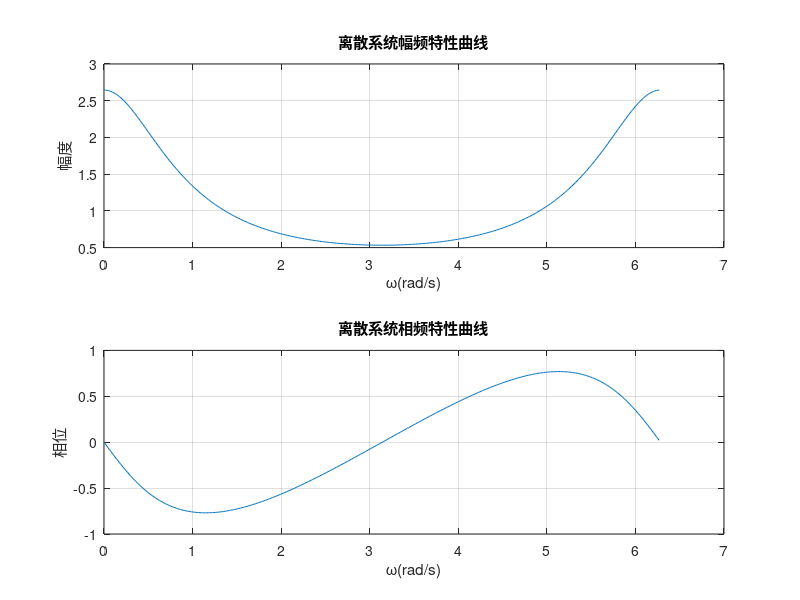

MATLAB code to generate this figure:
B = [1 0 0];
A = [1 -0.75 0.128];
[H, w] = freqz(B, A, 400, 'whole');
Hm = abs(H);
Hp = angle(H);
subplot(211);
plot(w, Hm), grid on;
xlabel('\omega(rad/s)'),ylabel('幅度');
title('离散系统幅频特性曲线');
subplot(212);
plot(w, Hp),grid on;
xlabel('\omega(rad/s)'),ylabel('相位');
title('离散系统相频特性曲线');